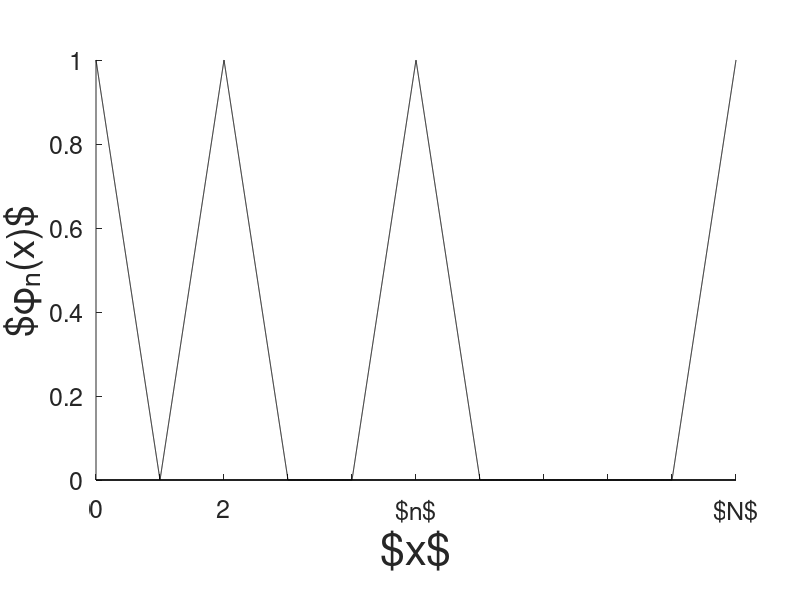

Reproduce this figure in MATLAB.
% Script to plot basis functions for FEM

clear all
close all
clc

N = 10; % Total nodes
nodesToPlot = [0, 2, 5, 10]; % Which to plot

nodeLables = repmat( {''}, [1, N + 1] );

nValue = 5;
NValue = 10;

% Create x-vector
x = linspace( 0, N, 1E4 );

figure();
hold all;

% Plot each
for nCount = 1 : length( nodesToPlot )
    
    % Get local x
    xLocal = x - nodesToPlot( nCount );
    
    % Define piecewise linear function
    phiN = 0.*x + ...
        ( xLocal > -1 & xLocal <= 0 ).*( ...
           xLocal + 1 ) ...
         + ...
        ( xLocal > 0 & xLocal <= 1 ).*( ...
           1 - xLocal );
       
    % Plot
    plot( x, phiN, 'k' );
    
    % Set label to phi number
    nodeLabels{ nodesToPlot(nCount) + 1 } = ...
        num2str( nodesToPlot( nCount ) );
    
end

% Change the labels for the generaic (nth) and last (Nth) node
nodeLabels{ nValue + 1 } = '$n$';
nodeLabels{ NValue + 1 } = '$N$';

set( gcf, 'Position', [400, 200, 1000, 550] );
set( gca, ...
    'Position', [0.12, 0.2, 0.8, 0.7], ...
    'FontSize', 18, 'XTick', 0:N, 'XTickLabel', nodeLabels );

xlabel( '$x$', 'FontSize', 32 );
ylabel( '$\phi_{n}(x)$', 'FontSize', 28  );

